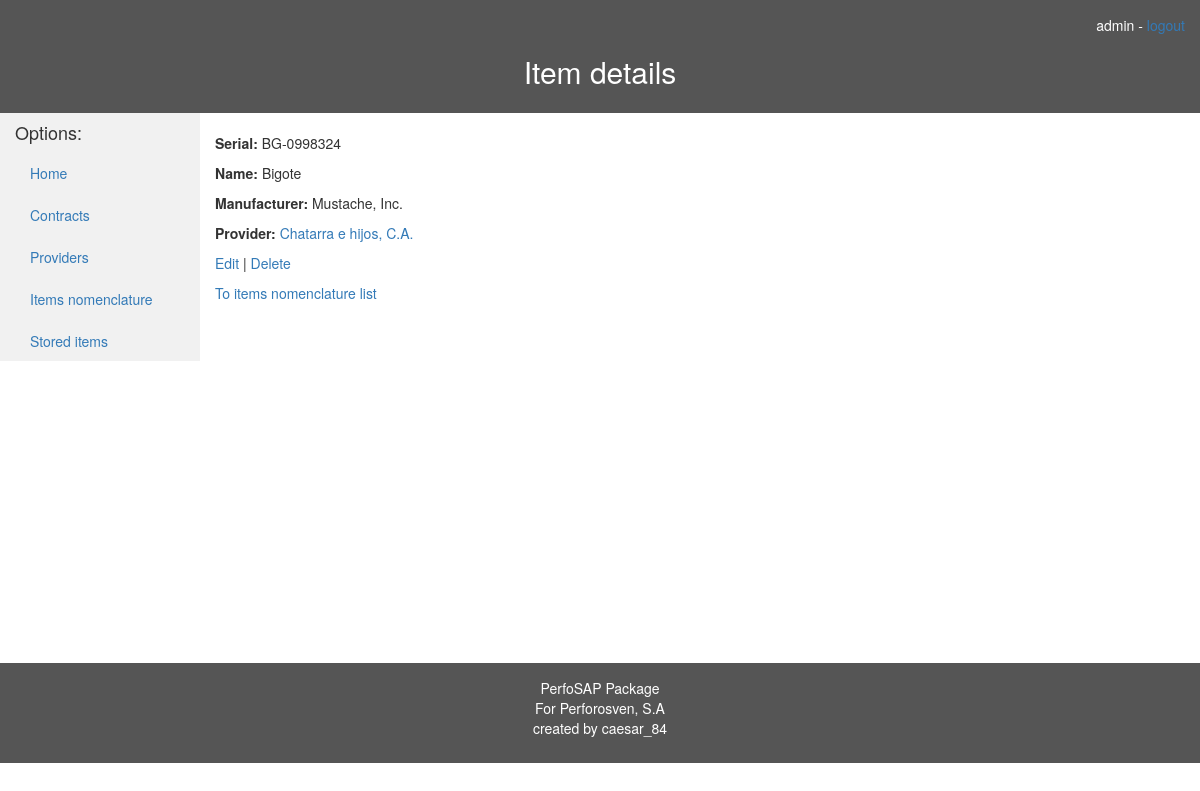
The app's page /almacen/item/6 (signed in) with its own data.
### almacen/models.py (models this page shows, shortened)
class Item(models.Model):
    name = models.CharField(max_length=100, help_text="Name")
    serial = models.CharField(max_length=50, help_text="Serial No.")
    manufacturer = models.CharField(max_length=50, help_text="Manufacturer")
    provider = models.ForeignKey(Provider)
    class Meta:
        ordering = ["provider", "name"]

class LegalEntity(models.Model):
    name = models.CharField(max_length=100, help_text="Name")
    rif = models.CharField(max_length=11, help_text="RIF")
    address = models.TextField(help_text="Address")
    phone_num = models.CharField(max_length=15, help_text="Phone number")

### almacen/views.py (the view)
# urls.py: url(r'^item/(?P<pk>\d+)$', views.ItemDetailView.as_view(), name='item-detail'),
@method_decorator(login_required, name='dispatch')
class ItemDetailView(generic.DetailView):
    model = Item

### almacen/templates/almacen/item_detail.html
{% extends 'base_template.html' %}
{% block header %}
    <h2 id="center">Item details </h2>
{% endblock %}
{% block content %}
	<p><strong>Serial: </strong> {{ item.serial }} </p>
	<p><strong>Name: </strong> {{ item.name }} </p>
	<p><strong>Manufacturer: </strong> {{ item.manufacturer }} </p>
    <p><strong>Provider: </strong> <a href="{% url 'almacen:provider-detail' item.provider.pk%}"> {{item.provider.name}}</a> </p>
    <p>
        <a href="{% url 'almacen:edit-item' item.pk %}">Edit</a> |
        <a href="{% url 'almacen:delete-item' item.pk %}">Delete</a>
    </p>
    <p><a href="{% url 'almacen:items' %}">To items nomenclature list</a></p>
{% endblock %}

### almacen/templates/base_template.html (shortened to what this page needs)
<!DOCTYPE html>
<html lang="en">
<head>
    <link rel="stylesheet" href="https://maxcdn.bootstrapcdn.com/bootstrap/3.3.7/css/bootstrap.min.css"/>
    {% load static %}
    <link rel="stylesheet" href="{% static 'css/styles.css' %}">
</head>
<body>
<header id="center">
    <div style="text-align: right">
        {% if user.is_authenticated %}
            {{ user.get_username }}
            -
            <a href="{% url 'logout' %}?next={{ request.path }}">logout</a>
        {% else %}
            <p><a href="{% url 'login' %}?next={{ request.path }}">Login</a></p>
        {% endif %}
        {% block header %} {% endblock %}
    </div>
</header>
<div class="container-fluid">
    <div class="content">
        <div class="row">
            <div class="col-sm-2 sidenav">
                <h4>Options: </h4>
                {% block sidebar %}
                    <ul class="nav nav-pills nav-stacked">
                        <li><a href="{% url 'almacen:index' %}">Home</a></li>
                        <li><a href="{% url 'almacen:contracts' %}">Contracts</a></li>
                        <li><a href="{% url 'almacen:providers' %}">Providers</a></li>
                        <li><a href="{% url 'almacen:items' %}">Items nomenclature</a></li>
                        <li><a href="{% url 'almacen:storeditems' %}">Stored items</a></li>
                    </ul>
                {% endblock %}
            </div>
            <div class="col-sm-9 ">
                <br>
                {% block content %}{% endblock %}
            </div>
        </div>
    </div>
</div>
<footer id="center" class="container-fluid">
    <p>
        PerfoSAP Package<br>
        For Perforosven, S.A<br>
        created by caesar_84
    </p>
</footer>
</body>
</html>

### almacen/static/css/styles.css (style rules this page uses)
header, footer { background-color: #555; color: white; padding: 15px; }
.sidenav { background-color: #f1f1f1; height: 100%; }
.content { height: 550px }
#center { text-align: center }

### records on screen
Item: serial "BG-0998324", name "Bigote", manufacturer "Mustache, Inc.", provider.name "Chatarra e hijos, C.A."

### other values on screen
{{ user.get_username }} "admin"
